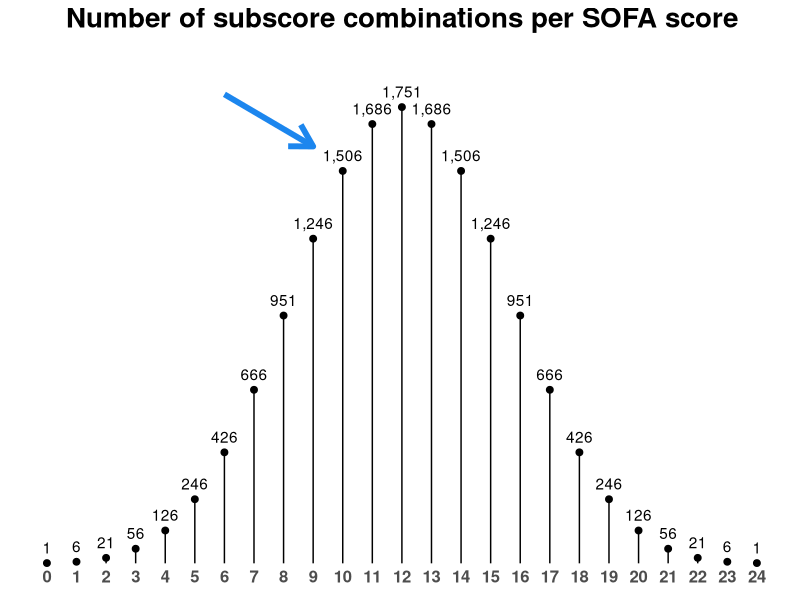

Generate this figure with R:
## ---- chunk 1
combos <- expand.grid("lung" = 0:4, "liver" = 0:4, "heart" = 0:4, "blood" = 0:4, "brain" = 0:4, "kidney" = 0:4)
combos
combos$total_sofa <- rowSums(combos)
combos
sofa_counts <- table(combos$total_sofa)
sofa_counts
## ---- chunk 2
library(tidyverse)

combos %>%
  count(total_sofa) %>%
  ggplot(aes(total_sofa, n, label=formatC(n, format="d", big.mark=","))) +
  geom_point(size=2) +
  geom_segment(aes(x=total_sofa, xend=total_sofa, y=0, yend=n)) +
  geom_text(nudge_y = 60) +
  labs(x="Total SOFA Score", y="Number of Combinations") +
  scale_y_continuous(expand=c(0,0), limits=c(-20,2000), labels=scales::comma_format()) +
  scale_x_continuous(breaks = 0:24) +
  guides(fill=F) +
  scale_fill_gradient(low="navy",high="firebrick2") +
  theme_classic() +
  theme(axis.line = element_blank(),
        axis.title.y = element_blank(),
        axis.text.y = element_blank(),
        axis.ticks = element_blank(),
        axis.title.x = element_blank(),
         plot.title = element_text(hjust = 0.5,
                                  face = "bold", size = 20),
        axis.text.x = element_text(size=12, face="bold", vjust=2.5)
        ) +
  labs(title="Number of subscore combinations per SOFA score") + 
  annotate("segment", x = 6, xend = 9, y = 1800, yend = 1600, colour = "dodgerblue2", size=2, arrow=arrow())
